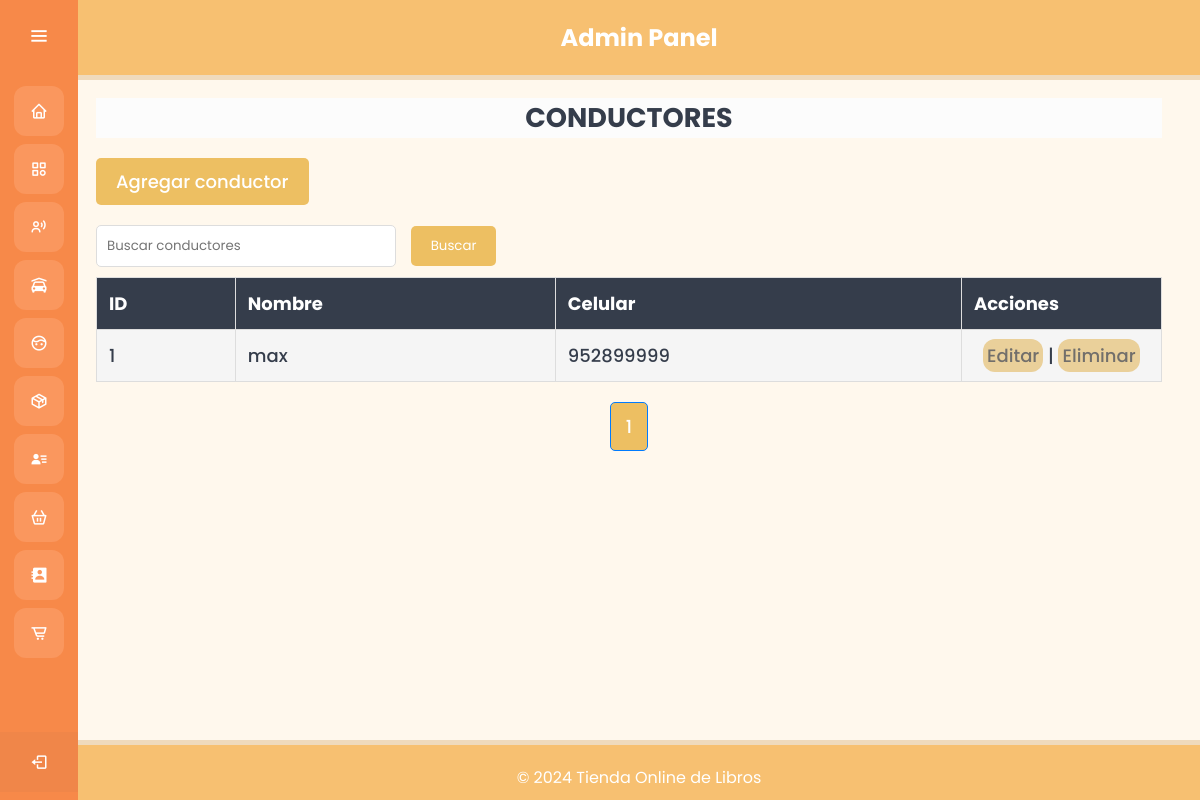
The app's page /admin/controllers/ConductoresController.php?opcion=listar with its own data.
### tables this page shows
CREATE TABLE `conductores` (
  `ID_Conductor` int(11) NOT NULL,
  `Nombre_Conductor` varchar(255) NOT NULL,
  `Celular` varchar(20) NOT NULL
);

### admin/models/db.php (called while the page is built, shortened)
<?php
class Conexion {
    private $servername = "localhost";
    private $username = "root";
    private $password = "";
    private $dbname = "negociosdb";
    public function getConexion() {
        $conn = new mysqli($this->servername, $this->username, $this->password, $this->dbname);
        return $conn;
    }
}
?>

### admin/models/Conductor.php (called while the page is built, shortened)
<?php
include 'db.php';
class Conductor {
    private $conn;
    public function __construct() {
        $db = new Conexion();
        $this->conn = $db->getConexion();
    }
    public function listar($search = '', $limit = 10, $offset = 0) {
        $sql = "SELECT SQL_CALC_FOUND_ROWS * FROM Conductores WHERE Nombre_Conductor LIKE ? OR Celular LIKE ? LIMIT ? OFFSET ?";
        $stmt = $this->conn->prepare($sql);
        $searchParam = "%$search%";
        $stmt->bind_param('ssii', $searchParam, $searchParam, $limit, $offset);
        $stmt->execute();
        $result = $stmt->get_result();
        $conductores = [];
        while ($row = $result->fetch_assoc()) {
            $conductores[] = $row;
        }
        $resultTotal = $this->conn->query("SELECT FOUND_ROWS() as total");
        $totalRows = $resultTotal->fetch_assoc()['total'];
        return ['conductores' => $conductores, 'total' => $totalRows];
    }
}
?>

### admin/views/conductores/index.php (the view, shortened to what this page needs)
<?php include '../views/templates/header.php'; ?>
    <div class="text">
    <h1>CONDUCTORES</h1>
    <a href="ConductoresController.php?opcion=crear" class="button">Agregar conductor</a>
    <form method="GET" action="ConductoresController.php" class="search">
        <input type="text" name="search" placeholder="Buscar conductores" value="<?= htmlentities($search) ?>">
        <button type="submit" class="search-button">Buscar</button>
    </form>
    <table>
        <tr>
            <th>ID</th>
            <th>Nombre</th>
            <th>Celular</th>
            <th>Acciones</th>
        </tr>
        <?php if (!empty($conductores)): ?>
            <?php foreach ($conductores as $conductor): ?>
                <tr>
                    <td><?= $conductor['ID_Conductor'] ?></td>
                    <td><?= $conductor['Nombre_Conductor'] ?></td>
                    <td><?= $conductor['Celular'] ?></td>
                    <td class="acciones">
                        <a href="ConductoresController.php?opcion=editar&id=<?= $conductor['ID_Conductor'] ?>" class="botones">Editar</a> |
                        <a href="ConductoresController.php?opcion=eliminar&id=<?= $conductor['ID_Conductor'] ?>" onclick="return confirm('¿Estás seguro?')" class="botones">Eliminar</a>
                    </td>
                </tr>
            <?php endforeach; ?>
        <?php else: ?>
            <tr><td colspan="4" class="no-results">No hay conductores</td></tr>
        <?php endif; ?>
    </table>
    <div class="pagination">
        <?php for ($i = 1; $i <= $totalPages; $i++): ?>
            <a href="?opcion=listar&page=<?= $i ?>&search=<?= htmlentities($search) ?>" class="<?= $i == $page ? 'active' : '' ?>"><?= $i ?></a>
        <?php endfor; ?>
    </div>
</div>
<?php include '../views/templates/footer.php'; ?>

### admin/views/assets/css/table.css (style rules this page uses)
* { margin: 0; padding: 0; box-sizing: border-box; font-family: "Poppins", sans-serif; }
body, html { height: 100%; margin: 0; }
.home-section .text { display: inline-block; color: #353D4B; font-size: 18px; font-weight: 500; margin: 18px; width: 95%; }
table { width: 100%; border-collapse: collapse; margin-bottom: 20px; margin-top: 10px; }
th, td { padding: 12px; border: 1px solid #ddd; text-align: left; }
th { background-color: #353D4B; color: #fff; }
tr:nth-child(odd) { background-color: #FCFCFC; }
tr:nth-child(even) { background-color: #F5F5F5; }
.button { display: inline-block; padding: 10px 20px; margin-bottom: 20px; background-color: #EDBF62; color: #fff; text-decoration: none; border-radius: 5px; transition: background-color 0.3s; }
a { color: #3498DB; text-decoration: none; }
.botones { padding: 4px; background-color: #EAD09A; border-radius: 12px; color: #726F6B; }
.acciones { text-align: center; width: 200px; }
.text h1 { text-align: center; margin-bottom: 20px; background-color: #FCFCFC; }
.search .search-button { padding: 10px 20px; background-color: #EDBF62; color: white; border: none; border-radius: 5px; cursor: pointer; transition: background-color 0.3s; }
.search input[type="text"] { padding: 10px; width: 300px; border: 1px solid #ddd; border-radius: 5px; margin-right: 10px; }
.pagination { display: flex; justify-content: center; margin: 20px 0; }
.pagination a { margin: 0 5px; padding: 10px 15px; text-decoration: none; color: #333; background-color: #f4f4f4; border: 1px solid #ddd; border-radius: 5px; }
.pagination a.active { background-color:#EDBF62; color: #fff; border-color: #007bff; }

### records on screen
conductores: ID_Conductor "1", Nombre_Conductor "max", Celular "952899999"
